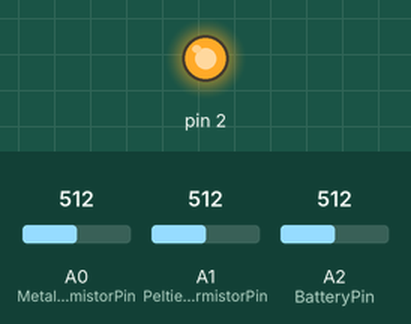
Simulated run of this sketch. Board: Arduino Uno, built with avr-gcc and run on an emulated ATmega328P. On the bench: output pins drawn as LEDs (lit = HIGH). The test bench sets the inputs (shaded band); at power-on: A0 (MetalThermistorPin) = 512, A1 (PeltierThermistorPin) = 512, A2 (BatteryPin) = 512. What the sketch prints to the serial monitor is not drawn.

Above: at 2.0 s.
At 6.0 s:
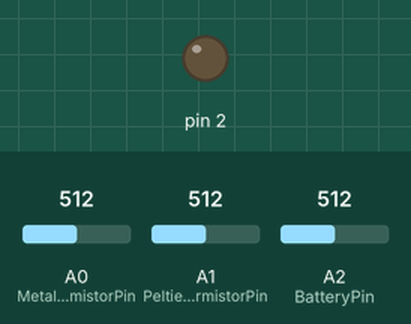
Timing chart, 0 to 10.4 s (numbered marks = the images above):
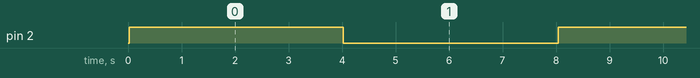

Measured:
- by itself, pin 2: alternates HIGH for 4.0 s and LOW for 4.0 s

The sketch:

Peltier_wrist_band.ino
```cpp
int MetalThermistorPin = A0;
int PeltierThermistorPin = A1;
int BatteryPin = A2;
int Vo;
float V;
float R1 = 10000;
float logR2, R2, T;
float c1 = 1.009249522e-03, c2 = 2.378405444e-04, c3 = 2.019202697e-07;

void setup() {
  Serial.begin(9600);
  pinMode(2, OUTPUT);
}

void loop() {

  Vo = analogRead(MetalThermistorPin);
  R2 = R1 * (1023.0 / (float)Vo - 1.0);
  logR2 = log(R2);
  T = (1.0 / (c1 + c2 * logR2 + c3 * logR2 * logR2 * logR2));
  T = T - 273.15;
  //  T = (T * 9.0)/ 5.0 + 32.0;

  Serial.println("MetalTemperature: ");
  Serial.print(T);
  Serial.println(" C");


  Vo = analogRead(PeltierThermistorPin);
  R2 = R1 * (1023.0 / (float)Vo - 1.0);
  logR2 = log(R2);
  T = (1.0 / (c1 + c2 * logR2 + c3 * logR2 * logR2 * logR2));
  T = T - 273.15;
  //  T = (T * 9.0)/ 5.0 + 32.0;

  Serial.println("PeltierTemperature: ");
  Serial.print(T);
  Serial.println(" C");

  V = analogRead(BatteryPin);
  V=V/1023.0*4.7;
  Serial.println("BatteryVoltage: ");
  Serial.print(V);
  Serial.println(" V");

  digitalWrite(2, HIGH);
  delay(4000);
  digitalWrite(2, LOW);
  delay(4000);
}
```
